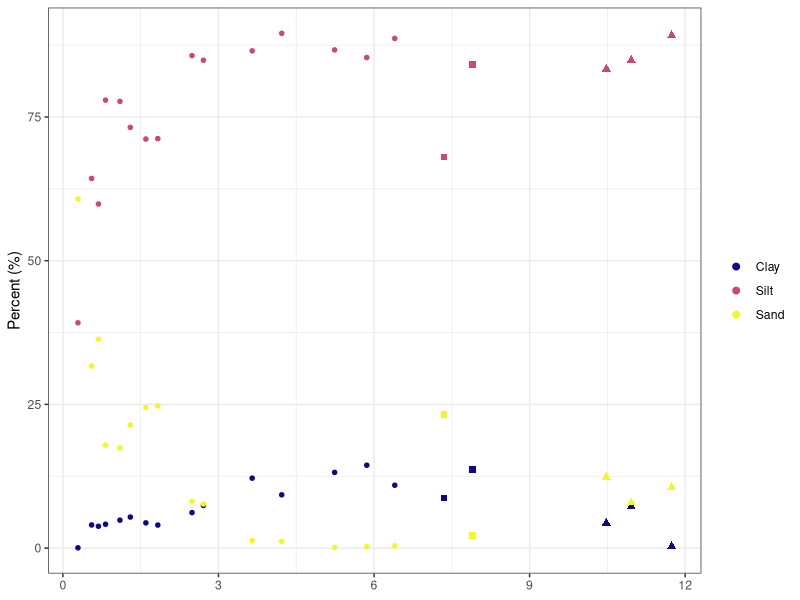
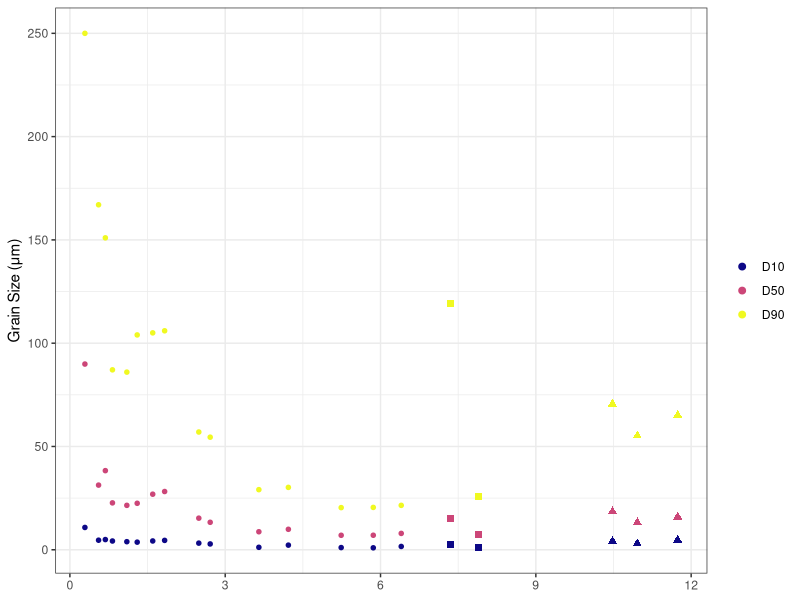
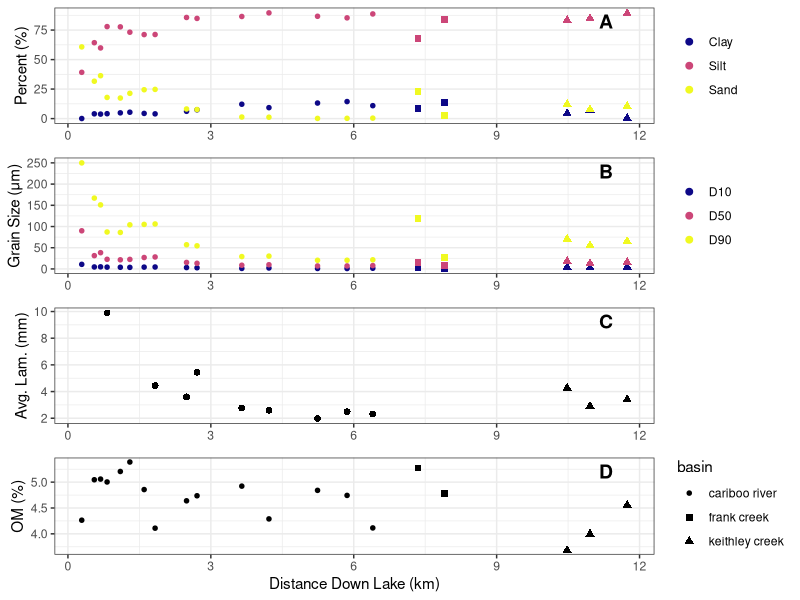

Write R code to recreate these figures, in order. (Note: this script raises an error after producing the figures.)
library(tidyverse)
library(viridis)

# Data ####
gs <- readxl::read_xlsx('data/Sediment/Grain Size/CB17_GrainSize_Ekmans.xlsx', sheet = 2) |> 
  select(ID = `Core Number`,
         dist = `Distance Frm Delta (km)`,
         depth = Depth,
         basin = `sub-basin`,
         D10 = `Dx (10)`,
         D50 = `Dx (50)`,
         D90 = `Dx (90)`,
         Clay = `Clay  (0.01 - 2) μm`,
         Silt = `Silt  (2 - 63) μm`,
         Sand = `Sand  (63 - 2000) μm`
         ) 

ek_meta <- gs |> select(ID:basin) |> distinct()
  
varve <- read_csv('data/ekman/EK_varveCounting_orig_long_analysis.csv') |> 
  select(
    ID = core_num,
    thickness = layer_thickness_mm
  ) |> 
  group_by(ID) |> 
  summarise(Lam_Thickness = mean(thickness, na.rm = T)) |> 
  mutate(ID = as.numeric(gsub(".*?([0-9]+).*" , "\\1", ID))) |> 
  left_join(ek_meta, by = 'ID') 

# E13 age estimate and accumulation rate
e13 <- read_csv('data/ekman/EK_varveCounting_orig_long_analysis.csv') |> 
  filter(core_num == 'EK13') |> 
  mutate(cumul_depth_new = cumsum(layer_thickness_mm),
         yr_bp_new = row_number())

counting_error <- 0.1

mean_varve_thick <- mean(e13$layer_thickness_mm)
basaldepth <- max(e13$cumul_depth_new)
age_med <- max(e13$yr_bp_new)
age_hi <- age_med + (age_med * counting_error)
age_lo <- age_med - (age_med * counting_error)

sed_rate_hi <- basaldepth/age_hi
sed_rate_med <- basaldepth/age_med
sed_rate_lo <- basaldepth/age_lo

sed_rate_err <- (sed_rate_hi-sed_rate_lo)/2

# so same as just taking 10% of the avg acc rate

loi <- readxl::read_xlsx('data/Sediment/LOI/LOI_Cariboo_EkmanBulkSamples.xlsx', sheet = 5, skip = 1) |> 
  select(
    ID = `Core #`,
    # dist = `Distance Frm Delta (km)`,
    # depth = Depth,
    # loi_initial = `Initial Results`,
    LOI = `LOI (%) Second Round`,
    loi_notes = Notes
  ) |> 
  filter(is.na(ID) == F) |> 
  mutate(ID = as.numeric(gsub(".*?([0-9]+).*" , "\\1", ID))) |> 
  left_join(ek_meta, by = 'ID') 

# Plot ####
delta_shapes <- c(20, 15, 17)

gs_plot_grains <- 
  gs |> 
  pivot_longer(Clay:Sand, 
               names_to = 'grain_size_stat', 
               values_to = 'gs_value') |> 
  ggplot(aes(x = dist, 
             y = gs_value, 
             color = factor(grain_size_stat, levels = c("Clay", 
                                                                "Silt", 
                                                                "Sand")),
             shape = basin)) +
  geom_point(size = 2) +
  ylab('Percent (%)') +
  scale_shape_manual(guide = 'none', values = delta_shapes) +
  theme_bw() +
  theme(axis.title.x = element_blank(), legend.title = element_blank()) +
  scale_color_manual(values = viridis(3, option = 'C'))

gs_plot_grains
  
gs_plot_dist <- 
    gs |> 
    pivot_longer(D10:D90, 
                 names_to = 'grain_size_stat', 
                 values_to = 'gs_value') |> 
  ggplot(aes(x = dist, y = gs_value, color = grain_size_stat, shape = basin)) +
    geom_point(size = 2) +
    ylab('Grain Size (μm)') +
    scale_shape_manual(guide = 'none', values = delta_shapes) +
    theme_bw() +
    theme(axis.title.x = element_blank(), legend.title = element_blank()) +
  scale_color_manual(values = viridis(3, option = 'C'))

gs_plot_dist

varve_plot <- ggplot(varve, aes(x = dist, y = Lam_Thickness, shape = basin)) +
  geom_point(size = 2) +
  xlim(c(0.290,NA)) +
  ylab('Avg. Lam. (mm)') +
  theme_bw() +
  theme(axis.title.x = element_blank()) +
  scale_color_brewer(palette = 'Set2', name = '') +
  scale_shape_discrete(guide = 'none')

loi_plot <- ggplot(loi, aes(x = dist, y = LOI, shape = basin)) +
  geom_point(size = 2) +
  ylab('OM (%)') +
  xlab('Distance Down Lake (km)')+
  scale_color_brewer(palette = 'Set2', name = '') +
  scale_shape_manual(values = delta_shapes) +
  theme_bw()

p <- list(gs_plot_grains, gs_plot_dist, varve_plot, loi_plot)


cp <- cowplot::plot_grid(plotlist = p, nrow=length(p), 
                         # labels = LETTERS[seq( from = 1, to = length(p) )], 
                         labels = "AUTO",
                         label_y = 0.95,
                         label_x = .74,
                         align = 'v',
                         axis = 'tblr')

cp

cowplot::save_plot('sage-submission/figs/ekman_seds.jpg', plot = cp, base_width = 8.5, base_height = 6)

saveRDS(cp, file = 'figs/ekman/ekman_seds.rds')
  
